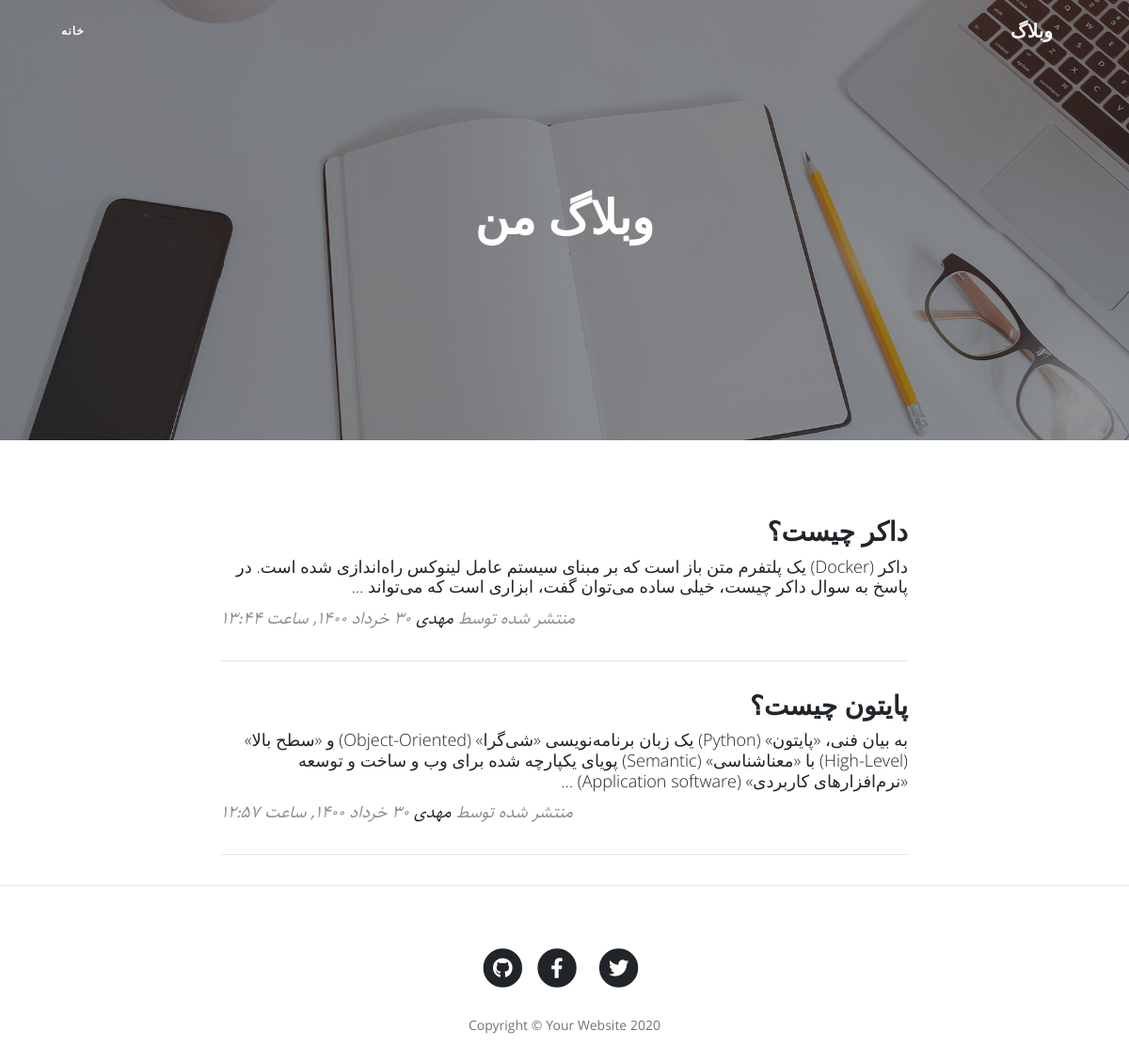
The app's page /, older data.
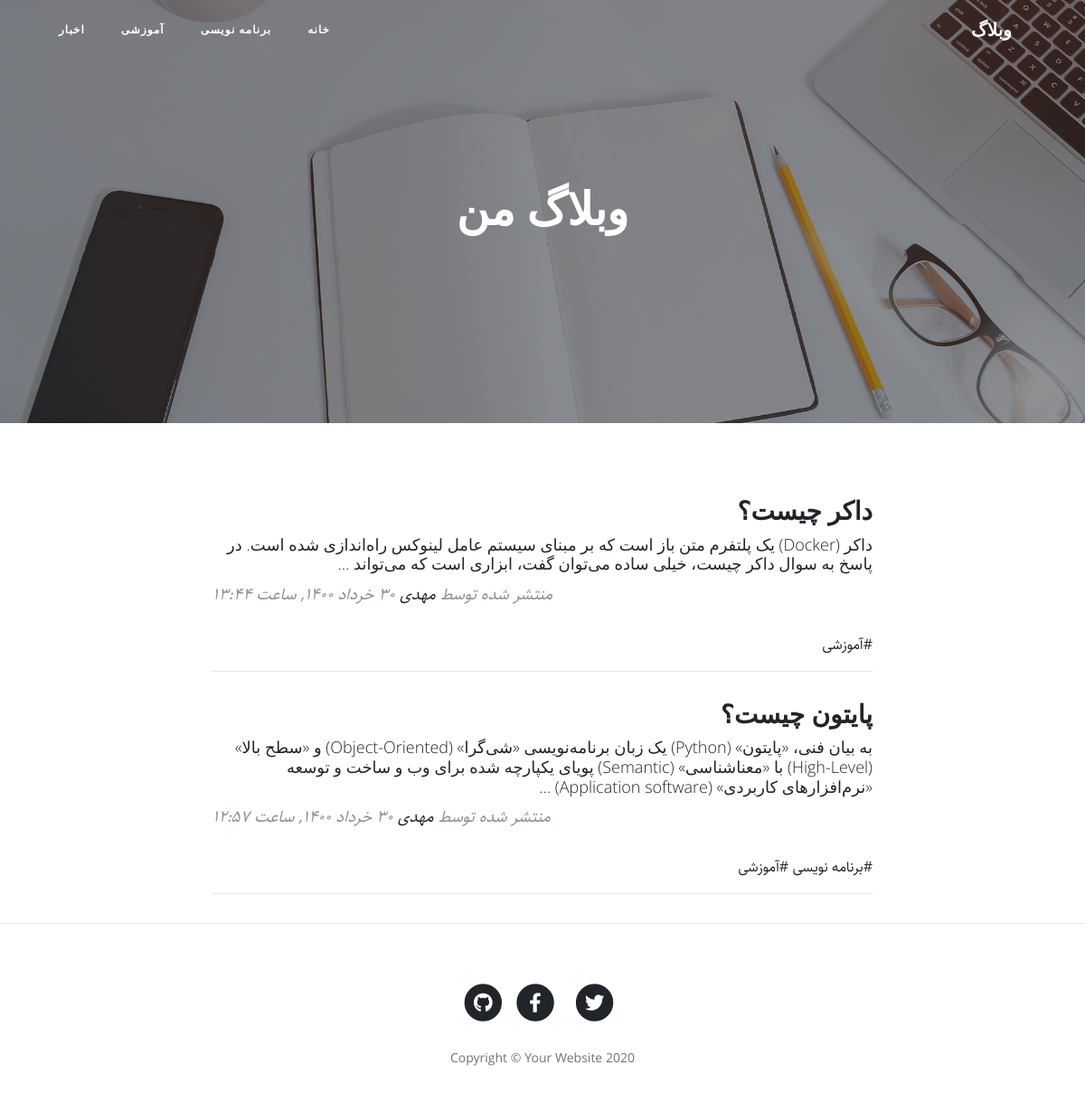
The same page, newer data.
### blog/models.py (models this page shows, shortened)
class Article(models.Model):
    STATUS_CHOICES = (
        ('d', 'پیش نویس'),
        ('p', 'منتشر شده'),
    )
    title = models.CharField(max_length = 200, verbose_name = "عنوان مقاله")
    slug = models.SlugField(max_length = 100, unique = True, verbose_name = "آدرس مقاله")
    category = models.ManyToManyField(Category, verbose_name = "دسته بندی", related_name = "articles")
    description = models.TextField(verbose_name = "محتوا")
    thumbnail = models.ImageField(upload_to = "images", verbose_name = "تصویر مقاله")
    publish = models.DateTimeField(default = timezone.now, verbose_name = "زمان انتشار")
    created = models.DateTimeField(auto_now_add = True)
    updated = models.DateTimeField(auto_now = True)
    status = models.CharField(max_length = 1, choices = STATUS_CHOICES, verbose_name = "وضعیت")
    class Meta:
        verbose_name = "مقاله"
        verbose_name_plural = "مقالات"
        ordering = ['-publish']
    def jpublish(self):
        return jalali_converter(self.publish)
    jpublish.short_description = "زمان انتشار"
    objects = ArticleManager()

class Category(models.Model):
    title = models.CharField(max_length = 200, verbose_name = "عنوان دسته بندی")
    slug = models.SlugField(max_length = 100, unique = True, verbose_name = "آدرس دسته بندی")
    status = models.BooleanField(default = True, verbose_name = "آیا نمایش داده شود؟")
    position = models.IntegerField(verbose_name = "پوزیشن")
    class Meta:
        verbose_name = "دسته بندی"
        verbose_name_plural = "دسته بندی ها"
        ordering = ['position']
    objects = CategoryManager()

### blog/views.py (the view)
# urls.py: path('', ArticleList.as_view(), name = "home"),
class ArticleList(ListView):
    queryset = Article.objects.published()
    paginate_by = 3

### blog/models.py (called while the page is built)
    def active(self):
        return self.filter(status = True)

### blog/templatetags/base_tags.py (called while the page is built)
@register.simple_tag
def title():
    return "وبلاگ"

@register.inclusion_tag("blog/partials/category_navbar.html")
def category_navbar():
    return {
        "category": Category.objects.active()
    }

### extensions/jalali.py (called while the page is built)
    def persian_tuple(self):
        return self.persian_year, self.persian_month, self.persian_day

### extensions/utils.py (called while the page is built)
def persian_numbers_converter(mystr):
    numbers = {
        "0" : "۰",
        "1" : "۱",
        "2" : "۲",
        "3" : "۳",
        "4" : "۴",
        "5" : "۵",
        "6" : "۶",
        "7" : "۷",
        "8" : "۸",
        "9" : "۹",
    }
    for e, p in numbers.items():
        mystr = mystr.replace(e, p)
    return mystr

def jalali_converter(time):
    jmonths = ["فروردین", "اردیبهشت", "خرداد", "تیر", "مرداد", "شهریور", "مهر", "آبان", "آذر", "دی", "بهمن", "اسفند"]
    time = timezone.localtime(time)
    time_to_str = "{},{},{}".format(time.year, time.month, time.day)
    time_to_tuple = jalali.Gregorian(time_to_str).persian_tuple()
    time_to_list = list(time_to_tuple)
    for index, month in enumerate(jmonths):
        if time_to_list[1] == index + 1:
            time_to_list[1] = month
            break
    output = " {} {} {}, ساعت {}:{}".format(
        time_to_list[2],
        time_to_list[1],
        time_to_list[0],
        time.hour,
        time.minute,
    )
    return persian_numbers_converter(output)

### blog/templates/blog/article_list.html (shortened to what this page needs)
{% extends 'blog/base.html' %}
{% load static %}
{% block main %}
  <header class="masthead" style="background-image: url('{% static 'blog/img/home-bg.jpg' %}')">
    <div class="overlay"></div>
    <div class="container">
      <div class="row">
        <div class="col-lg-8 col-md-10 mx-auto">
          <div class="site-heading">
            <h1>وبلاگ من</h1>
          </div>
        </div>
      </div>
    </div>
  </header>
  <div class="container">
    <div class="row">
      <div class="col-lg-8 col-md-10 mx-auto">
        {% for article in object_list %}
          <div class="post-preview">
            <a href="{% url 'blog:detail' article.slug %}">
              <h2 class="post-title">
                {{ article.title }}
              </h2>
              <h3 class="post-subtitle">
                {{ article.description | truncatewords:30 }}
              </h3>
            </a>
            <p class="post-meta">منتشر شده توسط
              <a href="#">مهدی</a>
              {{ article.jpublish }}</p>
          </div>
          <div>
            {% for cat in article.category.active %}
              <a href="{% url 'blog:category' cat.slug %}">#{{ cat.title }}</a>
            {% endfor %}
          </div>
          <hr>
        {% endfor %}
      </div>
    </div>
  </div>
{% endblock %}

### blog/templates/blog/base.html (shortened to what this page needs)
{% load static %}
{% load base_tags %}
<!DOCTYPE html>
<html lang="en">
<head>
  <link href="{% static 'blog/vendor/bootstrap/css/bootstrap.min.css' %}" rel="stylesheet">
  <link href="{% static 'blog/vendor/fontawesome-free/css/all.min.css' %}" rel="stylesheet" type="text/css">
  <link href="{% static 'blog/css/clean-blog.min.css' %}" rel="stylesheet">
  <link href="{% static 'blog/css/rtl.css' %}" rel="stylesheet">
</head>
<body>
  <nav class="navbar navbar-expand-lg navbar-light fixed-top" id="mainNav">
    <div class="container">
      <a class="navbar-brand" href="{% url 'blog:home' %}">{% title %}</a>
      {% category_navbar %}
    </div>
  </nav>
  {% block main %}
  {% endblock %}
  <hr>
  <footer>
    <div class="container">
      <div class="row">
        <div class="col-lg-8 col-md-10 mx-auto">
          <ul class="list-inline text-center">
            <li class="list-inline-item">
              <a href="#">
                <span class="fa-stack fa-lg">
                  <i class="fas fa-circle fa-stack-2x"></i>
                  <i class="fab fa-twitter fa-stack-1x fa-inverse"></i>
                </span>
              </a>
            </li>
            <li class="list-inline-item">
              <a href="#">
                <span class="fa-stack fa-lg">
                  <i class="fas fa-circle fa-stack-2x"></i>
                  <i class="fab fa-facebook-f fa-stack-1x fa-inverse"></i>
                </span>
              </a>
            </li>
            <li class="list-inline-item">
              <a href="#">
                <span class="fa-stack fa-lg">
                  <i class="fas fa-circle fa-stack-2x"></i>
                  <i class="fab fa-github fa-stack-1x fa-inverse"></i>
                </span>
              </a>
            </li>
          </ul>
          <p class="copyright text-muted">Copyright &copy; Your Website 2020</p>
        </div>
      </div>
    </div>
  </footer>
</body>
</html>

### blog/templates/blog/partials/category_navbar.html
<div class="collapse navbar-collapse" id="navbarResponsive">
  <ul class="navbar-nav ml-auto">
      <li class="nav-item">
        <a class="nav-link" href="{% url 'blog:home' %}">خانه</a>
      </li>
      {% for cat in category %}
        <li class="nav-item">
          <a class="nav-link" href="{% url 'blog:category' cat.slug %}">{{ cat.title }}</a>
        </li>
      {% endfor %}
  </ul>
</div>

### blog/static/blog/css/rtl.css (style rules this page uses)
body { direction: rtl; text-align: right; font-family: "Sahel"; font-size: 16px; }
.navbar-nav { margin-left: initial !important; margin-right: auto; }
.post-meta { text-align: left; }
.site-heading h1 { font-size: 50px !important; }
.post-title { font-size: 28px !important; }
.post-subtitle { font-size: 18px; }

Row changes from the older to the newer data that the page shows:
added Category: title "برنامه نویسی"
added Category: title "آموزشی"
added Category: title "اخبار"
